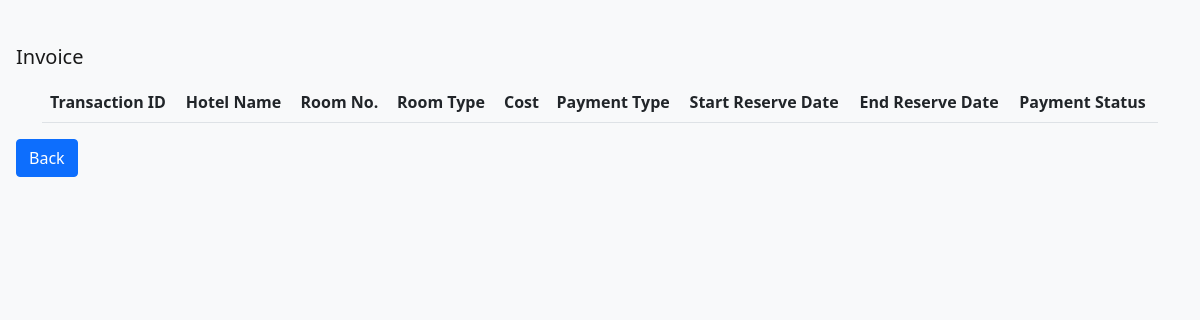
Page /invoice.php (signed in) on the earlier database version.
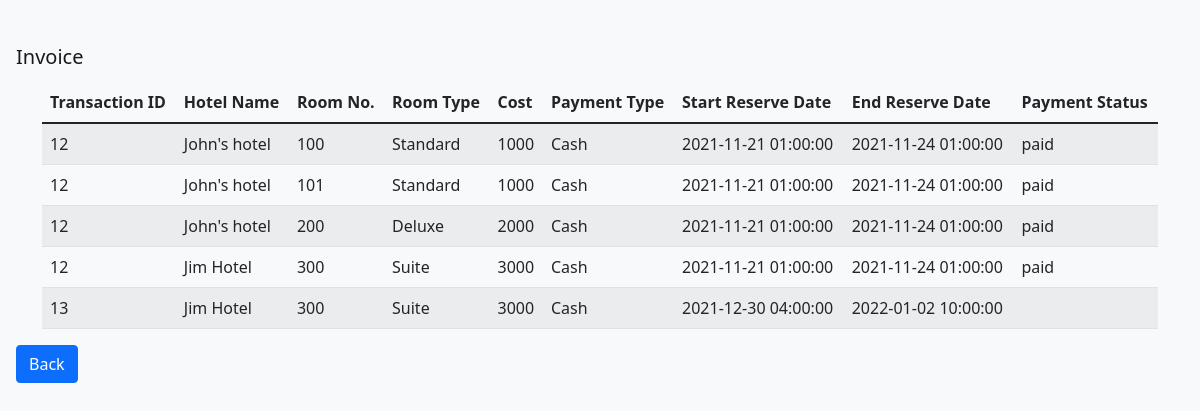
Same page on the later database version.
### tables this page shows
CREATE TABLE `booking` (
  `booking_id` int(11) NOT NULL,
  `guest_id` int(11) DEFAULT NULL,
  `room_id` int(11) DEFAULT NULL,
  `hotel_id` int(11) DEFAULT NULL,
  `date_start` datetime DEFAULT NULL,
  `date_end` datetime DEFAULT NULL,
  `transaction_id` int(11) NOT NULL
);

CREATE TABLE `hotel` (
  `hotel_id` int(11) NOT NULL,
  `hotel_name` varchar(255) DEFAULT NULL,
  `location` varchar(255) DEFAULT NULL
);

CREATE TABLE `hotel_room` (
  `room_id` int(11) NOT NULL,
  `hotel_id` int(11) DEFAULT NULL,
  `room_type_id` int(11) DEFAULT NULL,
  `room_no` int(11) DEFAULT NULL,
  `room_status` varchar(20) DEFAULT NULL,
  `price` int(64) DEFAULT NULL
);

CREATE TABLE `room_type` (
  `room_type_id` int(11) NOT NULL,
  `room_type_name` varchar(20) DEFAULT NULL
);

CREATE TABLE `transaction` (
  `transaction_id` int(11) NOT NULL,
  `staff_id` int(11) DEFAULT NULL,
  `payment_type` varchar(20) DEFAULT NULL,
  `payment_status` varchar(20) DEFAULT NULL,
  `total_cost` int(11) DEFAULT NULL,
  `pay_date` date DEFAULT NULL
);

### invoice.php (the view, shortened to what this page needs)
<?php require_once('connect.php');
$User_ID = $_SESSION['User_ID'];
?>
<!DOCTYPE html>
<html>
<head>
    <link href="https://cdn.jsdelivr.net/npm/bootstrap@5.1.3/dist/css/bootstrap.min.css" rel="stylesheet">
</head>
<body class="p-3 mb-2 bg-light text-dark">
    <nav class="navbar navbar-light bg-light">
        <span class="navbar-brand mb-0 h1">Invoice</span>
    </nav>
    <div class="container">
        <table class="table table-striped">
            <thead>
                <tr>
                    <th>Transaction ID</th>
                    <th>Hotel Name</th>
                    <th>Room No.</th>
                    <th>Room Type</th>
                    <th>Cost</th>
                    <th>Payment Type</th>
                    <th>Start Reserve Date</th>
                    <th>End Reserve Date</th>
                    <th>Payment Status</th>
                </tr>
            </thead>
            <tbody>
                <?php
                $q = "select booking.transaction_id,hotel_name, room_no,room_type_name,total_cost,payment_type,date_start, date_end, payment_status,price from
                booking
                inner join transaction on booking.transaction_id = transaction.transaction_id
                inner join hotel_room on booking.room_id = hotel_room.room_id
                INNER JOIN hotel ON booking.hotel_id = hotel.hotel_id
                INNER JOIN room_type ON room_type.room_type_id = hotel_room.room_type_id
                INNER JOIN guest_detail ON booking.guest_id = guest_detail.guest_id
                INNER JOIN user ON user.user_id = guest_detail.user_id
                where user.user_id = '$User_ID' ;";
                $result = $mysqli->query($q);
                while ($row = $result->fetch_array()) { ?>
                <tr>
                    <td><?= $row['transaction_id'] ?></td>
                    <td><?= $row['hotel_name'] ?></td>
                    <td><?= $row['room_no'] ?></td>
                    <td><?= $row['room_type_name'] ?></td>
                    <td><?= $row['price'] ?></td>
                    <td><?= $row['payment_type'] ?>
                    <td><?= $row['date_start'] ?></td>
                    <td><?= $row['date_end'] ?></td>
                    <td><?= $row['payment_status'] ?></td>
                </tr>
            <?php } ?>
            </tbody>
        </table>
    </div>
    </ul> <a class="btn btn-primary" href="main.php">Back</a>
</body>
</html>

Differences in the rows shown:
added booking: transaction "12", hotel.hotel_name "John's hotel", room.room_no "100", room_type.room_type_name "Standard", room.price "1000", transaction.payment_type "Cash", date_start "2021-11-21 01:00:00", date_end "2021-11-24 01:00:00", transaction.payment_status "paid"
added booking: transaction "12", hotel.hotel_name "John's hotel", room.room_no "101", room_type.room_type_name "Standard", room.price "1000", transaction.payment_type "Cash", date_start "2021-11-21 01:00:00", date_end "2021-11-24 01:00:00", transaction.payment_status "paid"
added booking: transaction "12", hotel.hotel_name "John's hotel", room.room_no "200", room_type.room_type_name "Deluxe", room.price "2000", transaction.payment_type "Cash", date_start "2021-11-21 01:00:00", date_end "2021-11-24 01:00:00", transaction.payment_status "paid"
added booking: transaction "12", hotel.hotel_name "Jim Hotel", room.room_no "300", room_type.room_type_name "Suite", room.price "3000", transaction.payment_type "Cash", date_start "2021-11-21 01:00:00", date_end "2021-11-24 01:00:00", transaction.payment_status "paid"
added booking: transaction "13", hotel.hotel_name "Jim Hotel", room.room_no "300", room_type.room_type_name "Suite", room.price "3000", transaction.payment_type "Cash", date_start "2021-12-30 04:00:00", date_end "2022-01-02 10:00:00"
